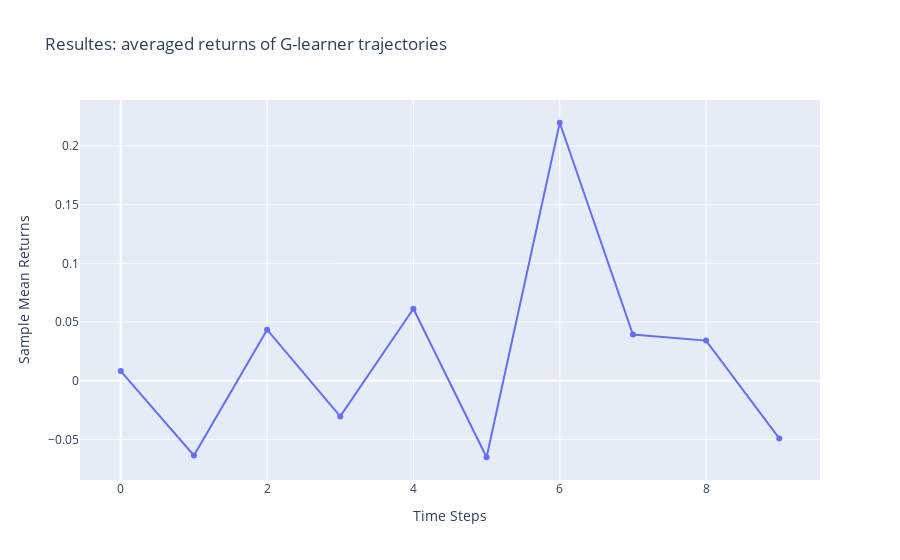

Write notebook code for a chart like this one.
### Code cell
import plotly.express as px 
import plotly.graph_objects as go 



fig = go.Figure()
fig.add_trace(go.Scatter(y = r_G,
                         name = 'expected return'))

fig.update_layout(title='Resultes: averaged returns of G-learner trajectories',
                   xaxis_title='Time Steps',
                   yaxis_title='Sample Mean Returns')

fig.show()

### Figure 1 — Plotly figure (JSON) as saved in the notebook; plotly's stock layout.template omitted (floating-point values rounded to 4 significant figures)
{"data": [{"name": "expected return", "type": "scatter", "y": [0.008187, -0.06364, 0.04348, -0.0304, 0.06129, -0.06519, 0.2197, 0.03933, 0.03418, -0.04918]}], "layout": {"title": {"text": "Resultes: averaged returns of G-learner trajectories"}, "xaxis": {"title": {"text": "Time Steps"}}, "yaxis": {"title": {"text": "Sample Mean Returns"}}}}
